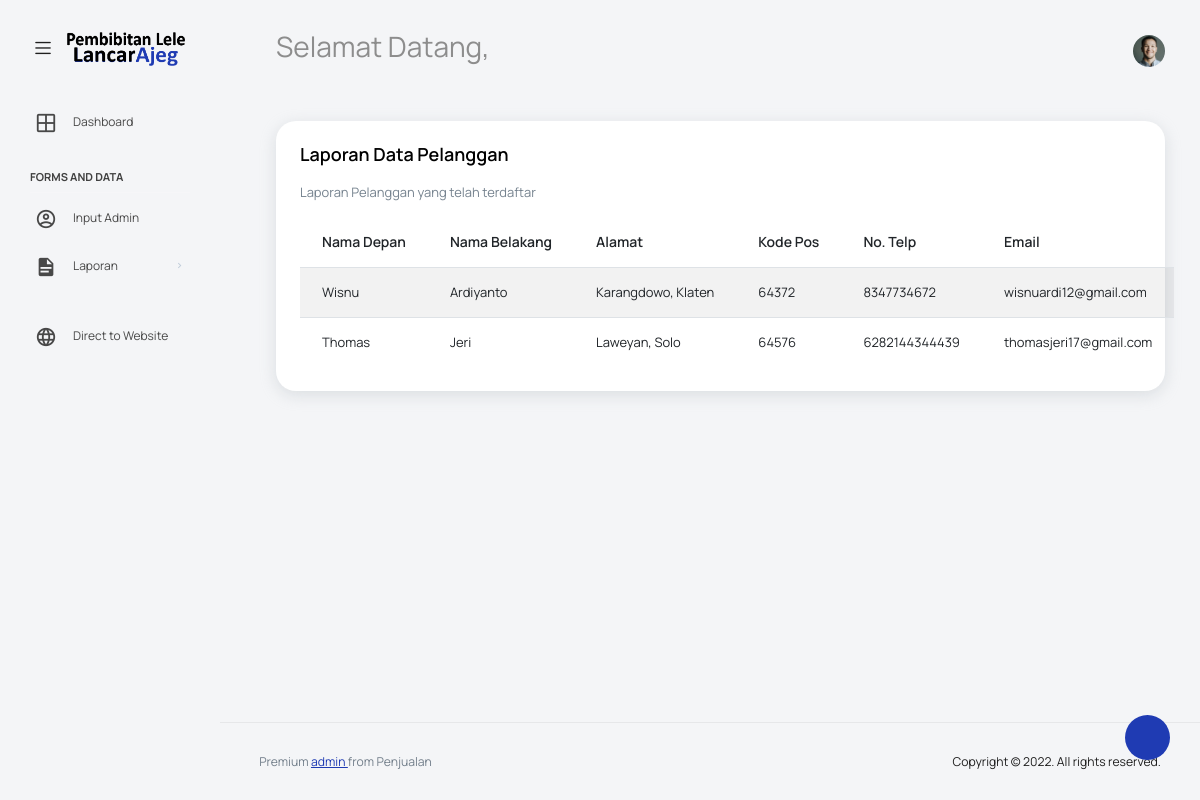
/admin-dashboard/laporan/laporan-pelanggan.php, run on the app's committed database.
### tables this page shows
CREATE TABLE `pelanggan` (
  `id_pelanggan` varchar(8) NOT NULL,
  `nama_depan` varchar(30) NOT NULL,
  `nama_belakang` varchar(30) NOT NULL,
  `alamat` varchar(90) NOT NULL,
  `kode_pos` varchar(8) NOT NULL,
  `no_telp` double NOT NULL,
  `email` varchar(50) NOT NULL,
  `password` varchar(50) NOT NULL
);

### admin-dashboard/config/koneksi.php (called while the page is built, shortened)
<?php
$koneksi  =  mysqli_connect("localhost", "root", "", "db_lele");
$tampil_pelanggan = $koneksi->query("select * from pelanggan");

### admin-dashboard/laporan/laporan-pelanggan.php (the view, shortened to what this page needs)
<?php
include '../config/koneksi.php';
?>
<!DOCTYPE html>
<html lang="en">
<head>
    <link rel="stylesheet" href="../vendors/feather/feather.css">
    <link rel="stylesheet" href="../vendors/mdi/css/materialdesignicons.min.css">
    <link rel="stylesheet" href="../vendors/ti-icons/css/themify-icons.css">
    <link rel="stylesheet" href="../vendors/typicons/typicons.css">
    <link rel="stylesheet" href="../vendors/simple-line-icons/css/simple-line-icons.css">
    <link rel="stylesheet" href="../vendors/css/vendor.bundle.base.css">
    <link rel="stylesheet" href="../vendors/datatables.net-bs4/dataTables.bootstrap4.css">
    <link rel="stylesheet" href="../js/select.dataTables.min.css">
    <link rel="stylesheet" href="../css/vertical-layout-light/style.css">
</head>
<body>
    <div class="container-scroller">
        <nav class="navbar default-layout col-lg-12 col-12 p-0 fixed-top d-flex align-items-top flex-row">
            <div class="text-center navbar-brand-wrapper d-flex align-items-center justify-content-start">
                <div class="me-3">
                    <button class="navbar-toggler navbar-toggler align-self-center" type="button" data-bs-toggle="minimize">
                        <span class="icon-menu"></span>
                    </button>
                </div>
                <div>
                    <a class="navbar-brand brand-logo" href="../index.php">
                        <img src="../images/logo.png" alt="logo" />
                    </a>
                </div>
            </div>
            <div class="navbar-menu-wrapper d-flex align-items-top">
                <ul class="navbar-nav">
                    <li class="nav-item font-weight-semibold d-none d-lg-block ms-0">
                        <h1 class="welcome-text">Selamat Datang, <span class="text-black fw-bold"><?= $_SESSION['admin']['nama'] ?></span></h1>
                    </li>
                </ul>
                <ul class="navbar-nav ms-auto">
                    <li class="nav-item dropdown d-none d-lg-block user-dropdown">
                        <a class="nav-link" id="UserDropdown" href="#" data-bs-toggle="dropdown" aria-expanded="false">
                            <img class="img-xs rounded-circle" src="../images/faces/face8.jpg" alt="Profile image"> </a>
                    </li>
                </ul>
            </div>
        </nav>
        <div class="container-fluid page-body-wrapper">
            <div class="theme-setting-wrapper">
                <div id="settings-trigger"><i class="ti-settings"></i></div>
            </div>
            <nav class="sidebar sidebar-offcanvas" id="sidebar">
                <ul class="nav">
                    <li class="nav-item">
                        <a class="nav-link" href="../index.php">
                            <i class="mdi mdi-grid-large menu-icon"></i>
                            <span class="menu-title">Dashboard</span>
                        </a>
                    </li>
                    <li class="nav-item nav-category">Forms and Data</li>
                    <?php
                    if ($_SESSION['admin']['tipe_login'] == 'A') {
                    ?>
                        <li class="nav-item">
                            <a class="nav-link" data-bs-toggle="collapse" href="#form-elements" aria-expanded="false" aria-controls="form-elements">
                                <i class="menu-icon mdi mdi-card-text-outline"></i>
                                <span class="menu-title">Input Data</span>
                                <i class="menu-arrow"></i>
                            </a>
                            <div class="collapse" id="form-elements">
                                <ul class="nav flex-column sub-menu">
                                    <li class="nav-item"><a class="nav-link" href="../input-produk.php">input Produk</a></li>
                                    <li class="nav-item"><a class="nav-link" href="../input-pelanggan.php">input Pelanggan</a></li>
                                    <li class="nav-item"><a class="nav-link" href="../input-kategori.php">input Kategori</a></li>
                                </ul>
                            </div>
                        </li>
                        <li class="nav-item">
                            <a class="nav-link" data-bs-toggle="collapse" href="#tables" aria-expanded="false" aria-controls="tables">
                                <i class="menu-icon mdi mdi-table"></i>
                                <span class="menu-title">Table Data</span>
                                <i class="menu-arrow"></i>
                            </a>
                            <div class="collapse" id="tables">
                                <ul class="nav flex-column sub-menu">
                                    <li class="nav-item"><a class="nav-link" href="../data-produk.php">input Produk</a></li>
                                    <li class="nav-item"><a class="nav-link" href="../data-pelanggan.php">input Pelanggan</a></li>
                                    <li class="nav-item"><a class="nav-link" href="../data-kategori.php">input Kategori</a></li>
                                </ul>
                            </div>
                        </li>
                        <li class="nav-item">
                            <a class="nav-link" href="../cek-pembayaran.php">
                                <i class="mdi mdi-cash-100 menu-icon"></i>
                                <span class="menu-title">Cek Pembayaran</span>
                            </a>
                        </li>
                        <li class="nav-item">
                            <a class="nav-link" href="../form-transaksi.php">
                                <i class="mdi mdi-send menu-icon"></i>
                                <span class="menu-title">Pengiriman</span>
                            </a>
                        </li>
                        <li class="nav-item">
                            <a class="nav-link" data-bs-toggle="collapse" href="#laporan" aria-expanded="false" aria-controls="tables">
                                <i class="menu-icon mdi mdi-file-document"></i>
                                <span class="menu-title">Laporan</span>
                                <i class="menu-arrow"></i>
                            </a>
                            <div class="collapse" id="laporan">
                                <ul class="nav flex-column sub-menu">
                                    <li class="nav-item"><a class="nav-link" href="http://localhost/penjualan-master/admin-dashboard/laporan/laporan-produk.php">Laporan Produk</a></li>
                                    <li class="nav-item"><a class="nav-link" href="http://localhost/penjualan-master/admin-dashboard/laporan/laporan-pelanggan.php">Laporan Pelanggan</a></li>
                                    <li class="nav-item"><a class="nav-link" href="http://localhost/penjualan-master/admin-dashboard/laporan/laporan-transaksi.php">Laporan Transaksi</a></li>
                                    <li class="nav-item"><a class="nav-link" href="http://localhost/penjualan-master/admin-dashboard/laporan/laporan-detail-transaksi.php">Laporan Detail Transaksi</a></li>
                                </ul>
                            </div>
                        </li>
                    <?php
                    } else {
                    ?>
                        <li class="nav-item">
                            <a class="nav-link" href="http://localhost/penjualan-master/admin-dashboard/input-admin.php">
                                <i class="menu-icon mdi mdi-account-circle-outline"></i>
                                <span class="menu-title">Input Admin</span>
                            </a>
                        </li>
                        <li class="nav-item">
                            <a class="nav-link" data-bs-toggle="collapse" href="#laporan" aria-expanded="false" aria-controls="tables">
                                <i class="menu-icon mdi mdi-file-document"></i>
                                <span class="menu-title">Laporan</span>
                                <i class="menu-arrow"></i>
                            </a>
                        </li>
                    <?php
                    }
                    ?>
                    <li class="nav-item">
                        <a class="nav-link" target="_blank">
                        </a>
                    </li>
                    <li class="nav-item">
                        <a class="nav-link" target="_blank" href="../index.php">
                            <i class="mdi mdi-web menu-icon"></i>
                            <span class="menu-title">Direct to Website</span>
                        </a>
                    </li>
                </ul>
            </nav>
            <div class="main-panel">
                <div class="content-wrapper">
                    <div class="row">
                        <div class="col-md-12 grid-margin stretch-card">
                            <div class="card">
                                <div class="card-body">
                                    <h3 class="card-title">Laporan Data Pelanggan</h3>
                                    <p class="card-description">
                                        Laporan Pelanggan yang telah terdaftar
                                    </p>
                                    <table class="table table-striped" id="table1">
                                        <thead>
                                            <tr>
                                                <th>Nama Depan</th>
                                                <th>Nama Belakang</th>
                                                <th>Alamat</th>
                                                <th>Kode Pos</th>
                                                <th>No. Telp</th>
                                                <th>Email</th>
                                            </tr>
                                        </thead>
                                        <tbody>
                                            <?php while ($data = $tampil_pelanggan->fetch_assoc()) { ?>
                                                <tr>
                                                    <td><?= $data['nama_depan']; ?></td>
                                                    <td><?= $data['nama_belakang']; ?></td>
                                                    <td><?= $data['alamat']; ?></td>
                                                    <td><?= $data['kode_pos']; ?></td>
                                                    <td><?= $data['no_telp']; ?></td>
                                                    <td><?= $data['email']; ?></td>
                                                </tr>
                                            <?php } ?>
                                        </tbody>
                                    </table>
                                </div>
                            </div>
                        </div>
                    </div>
                </div>
                <footer class="footer">
                    <div class="d-sm-flex justify-content-center justify-content-sm-between">
                        <span class="text-muted text-center text-sm-left d-block d-sm-inline-block">Premium <a href="index.php" target="_blank">admin </a> from Penjualan</span>
                        <span class="float-none float-sm-right d-block mt-1 mt-sm-0 text-center">Copyright © 2022. All rights reserved.</span>
                    </div>
                </footer>
            </div>
        </div>
    </div>
</body>
</html>

### data on the page
pelanggan: nama_depan "Wisnu", nama_belakang "Ardiyanto", alamat "Karangdowo, Klaten", kode_pos "64372", no_telp "8347734672", email "wisnuardi12@gmail.com"
pelanggan: nama_depan "Thomas", nama_belakang "Jeri", alamat "Laweyan, Solo", kode_pos "64576", no_telp "6282144344439", email "thomasjeri17@gmail.com"
